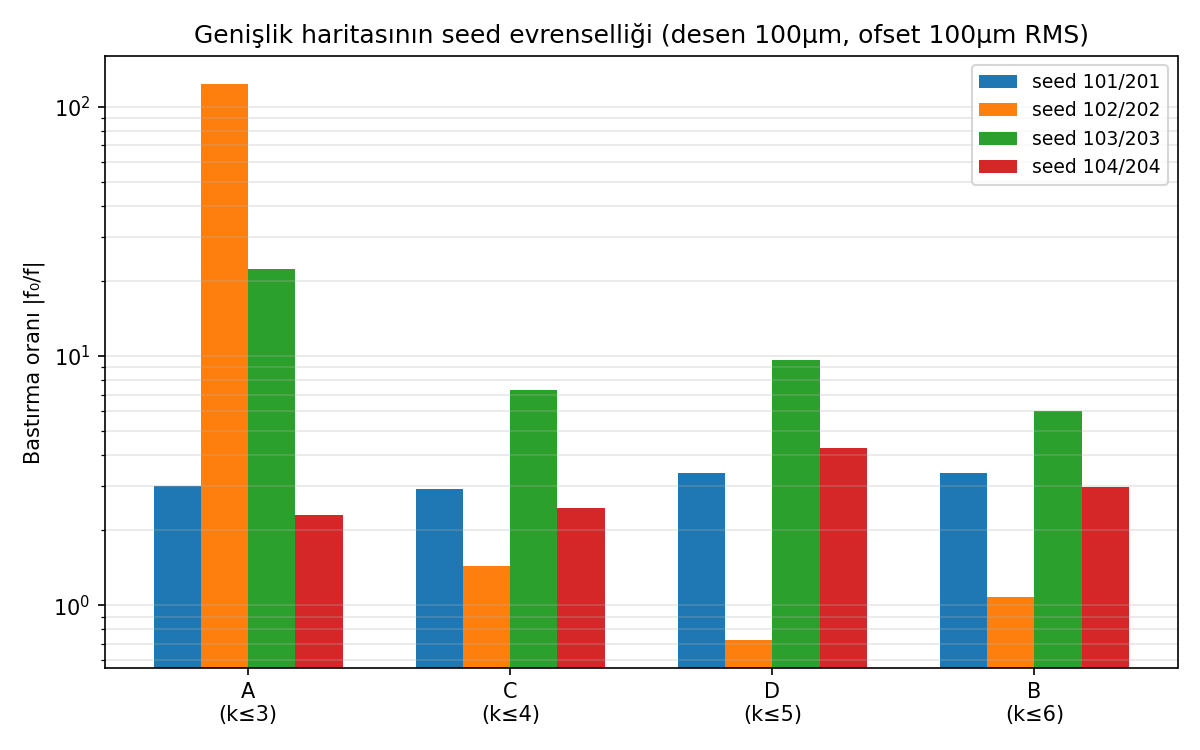

Python code for this plot:
#!/usr/bin/env python3
"""test_orbit_trim_seeds.py — Yörünge-trim genişlik haritasının evrenselliği.

SORU: "C (k=1..4) en iyi, D/B (k≥5 fit) zararlı" bulgusu seed=321/777'ye
özgü bir rastlantı mı, yoksa evrensel mi?

YÖNTEM: Kalibrasyon (O matrisi) kafese aittir, desene değil —
test_orbit_trim.json'dan yeniden kullanılır. 4 yeni (desen, ofset) seed
çifti üretilir; her biri için:
  1. Desenin yörüngesi ölçülür (1 orbit koşumu), ofsetler eklenir,
  2. Dört genişlik varyantı (A: k≤3, C: k≤4, D: k≤5, B: k≤6) ile LSQ
     kestirim + trim hesaplanır,
  3. Trim öncesi/sonrası spin takibi → bastırma oranları.

BEKLENTİ (evrensellik hipotezi): her seed'de C ≥ A ve C > D, C > B.
Tek tek bastırma oranları seed'e göre değişebilir (desenin k≥5 içeriği
ve ofsetlerin izdüşümü rastgele), ama SIRALAMA korunmalıdır.

Çıktı: test_orbit_trim_seeds.json, test_orbit_trim_seeds.png
"""

import json
import os
import sys
import time

import matplotlib
matplotlib.use("Agg")
import matplotlib.pyplot as plt
import multiprocessing as mp
import numpy as np

BASE = os.path.dirname(os.path.abspath(__file__))
os.chdir(BASE)
sys.path.insert(0, BASE)

from test_orbit_trim import (_worker, knob_matrix, spektrum,
                             FITS, K_CAL, T2, RETURN_STEPS,
                             PATTERN_RMS, OFFSET_RMS)

# Yeni seed çiftleri (desen, ofset) — orijinal (321, 777) idi
SEED_PAIRS = [(101, 201), (102, 202), (103, 203), (104, 204)]


def main():
    t0 = time.time()
    with open("params.json") as fh:
        config = json.load(fh)
    from false_edm_mode_scan import setup_fields
    fields, *_ = setup_fields(config)
    n_q     = 2 * int(fields.nFODO)
    antisym = config.get("smooth_antisym_fodo", True)
    ctx     = mp.get_context("spawn")
    nw      = mp.cpu_count()

    def run(tasks):
        with ctx.Pool(processes=min(nw, len(tasks))) as pool:
            return dict(pool.map(_worker, tasks))

    # Kalibrasyon bazını önceki koşumdan al (kafese ait, desene değil)
    with open("test_orbit_trim.json") as fh:
        prev = json.load(fh)
    O_full = np.array(prev["O_matrisi"])          # [48 × 12]
    gains  = np.sqrt(np.mean(O_full**2, axis=0))
    knob_names = list(prev["kazanclar"].keys())
    print(f"Kalibrasyon bazı yüklendi: O {O_full.shape}, "
          f"kazançlar k2={gains[2]:.1f} k4={gains[6]:.2f} k6={gains[10]:.2f}")

    # Desenler ve ofsetler
    patterns, offsets = {}, {}
    for ps, bs in SEED_PAIRS:
        patterns[ps] = np.random.default_rng(ps).standard_normal(n_q) * PATTERN_RMS
        offsets[ps]  = np.random.default_rng(bs).standard_normal(n_q) * OFFSET_RMS

    # ── Tur 1: desen yörüngeleri + trim-öncesi spin (8 görev) ──────────────
    tasks = []
    for ps, _ in SEED_PAIRS:
        tasks.append((f"orb_{ps}", patterns[ps].tolist(), "orbit", T2, 10))
        tasks.append((f"f0_{ps}",  patterns[ps].tolist(), "spin",  T2, RETURN_STEPS))
    print(f"\nTur 1: {len(tasks)} simülasyon ({nw} işçi)...")
    res1 = run(tasks)

    # ── Kestirimler ve trim desenleri ───────────────────────────────────────
    trims = {}     # (ps, varyant) → P_trim
    a_hats = {}
    for ps, _ in SEED_PAIRS:
        y_meas = np.asarray(res1[f"orb_{ps}"]) + offsets[ps]
        for nm, ks in FITS.items():
            ncol = 2 * len(ks)
            a_hat, *_ = np.linalg.lstsq(O_full[:, :ncol], y_meas, rcond=None)
            a_hats[(ps, nm)] = a_hat
            trims[(ps, nm)] = patterns[ps] - knob_matrix(n_q, ks, antisym) @ a_hat

    # ── Tur 2: trim-sonrası spin (16 görev) ────────────────────────────────
    tasks = [(f"f_{ps}_{nm}", trims[(ps, nm)].tolist(), "spin", T2, RETURN_STEPS)
             for ps, _ in SEED_PAIRS for nm in FITS]
    print(f"Tur 2: {len(tasks)} simülasyon...")
    res2 = run(tasks)

    # ── Sonuç tablosu ───────────────────────────────────────────────────────
    out = {"_aciklama": "Genişlik haritasının seed evrenselliği "
                        "(kalibrasyon test_orbit_trim.json'dan)",
           "seed_pairs": SEED_PAIRS, "varyantlar": list(FITS),
           "sonuclar": {}}

    print(f"\n{'─'*78}")
    print(f"{'seed':>10} {'f0 [rad/s]':>13}" +
          "".join(f"  {nm+' bastırma':>12}" for nm in FITS))
    print(f"{'─'*78}")
    ratios = {nm: [] for nm in FITS}
    for ps, bs in SEED_PAIRS:
        f0 = res1[f"f0_{ps}"]
        row = {"f0": f0, "bastirma": {}, "f_sonra": {}}
        line = f"{ps}/{bs:>5} {f0:>+13.3e}"
        for nm in FITS:
            f_after = res2[f"f_{ps}_{nm}"]
            ratio = abs(f0 / f_after) if f_after != 0 else np.inf
            row["f_sonra"][nm] = f_after
            row["bastirma"][nm] = ratio
            ratios[nm].append(ratio)
            line += f"  {ratio:>11.1f}×"
        out["sonuclar"][str(ps)] = row
        print(line)

    print(f"{'─'*78}")
    line = f"{'geo-ort':>10} {'':>13}"
    for nm in FITS:
        gm = float(np.exp(np.mean(np.log(ratios[nm]))))
        line += f"  {gm:>11.1f}×"
        out.setdefault("geo_ortalama", {})[nm] = gm
    print(line)

    # Sıralama kontrolü: her seed'de C, D ve B'den iyi mi?
    n_c_best = sum(1 for ps, _ in SEED_PAIRS
                   if out["sonuclar"][str(ps)]["bastirma"]["C"] >=
                      max(out["sonuclar"][str(ps)]["bastirma"][v]
                          for v in ("D", "B")))
    n_c_vs_a = sum(1 for ps, _ in SEED_PAIRS
                   if out["sonuclar"][str(ps)]["bastirma"]["C"] >=
                      out["sonuclar"][str(ps)]["bastirma"]["A"])
    out["C_DB_den_iyi"] = f"{n_c_best}/{len(SEED_PAIRS)}"
    out["C_A_dan_iyi"]  = f"{n_c_vs_a}/{len(SEED_PAIRS)}"
    print(f"\nC ≥ max(D,B): {n_c_best}/{len(SEED_PAIRS)} seed'de")
    print(f"C ≥ A       : {n_c_vs_a}/{len(SEED_PAIRS)} seed'de")

    with open("test_orbit_trim_seeds.json", "w") as fh:
        json.dump(out, fh, indent=2, ensure_ascii=False)
    print("\nKaydedildi: test_orbit_trim_seeds.json")

    # ── Figür ───────────────────────────────────────────────────────────────
    fig, ax = plt.subplots(figsize=(8, 5))
    x = np.arange(len(FITS))
    width = 0.18
    for i, (ps, bs) in enumerate(SEED_PAIRS):
        vals = [out["sonuclar"][str(ps)]["bastirma"][nm] for nm in FITS]
        ax.bar(x + (i - 1.5) * width, vals, width, label=f"seed {ps}/{bs}")
    ax.set_yscale("log")
    ax.set_xticks(x)
    ax.set_xticklabels([f"{nm}\n(k≤{max(ks)})" for nm, ks in FITS.items()])
    ax.set_ylabel("Bastırma oranı |f₀/f|")
    ax.set_title("Genişlik haritasının seed evrenselliği "
                 f"(desen {PATTERN_RMS*1e6:.0f}μm, ofset {OFFSET_RMS*1e6:.0f}μm RMS)")
    ax.legend(fontsize=9)
    ax.grid(True, which="both", axis="y", alpha=0.3)
    plt.tight_layout()
    plt.savefig("test_orbit_trim_seeds.png", dpi=150)
    print("Figür: test_orbit_trim_seeds.png")
    print(f"Toplam süre: {(time.time()-t0)/60:.1f} dk")


if __name__ == "__main__":
    main()
